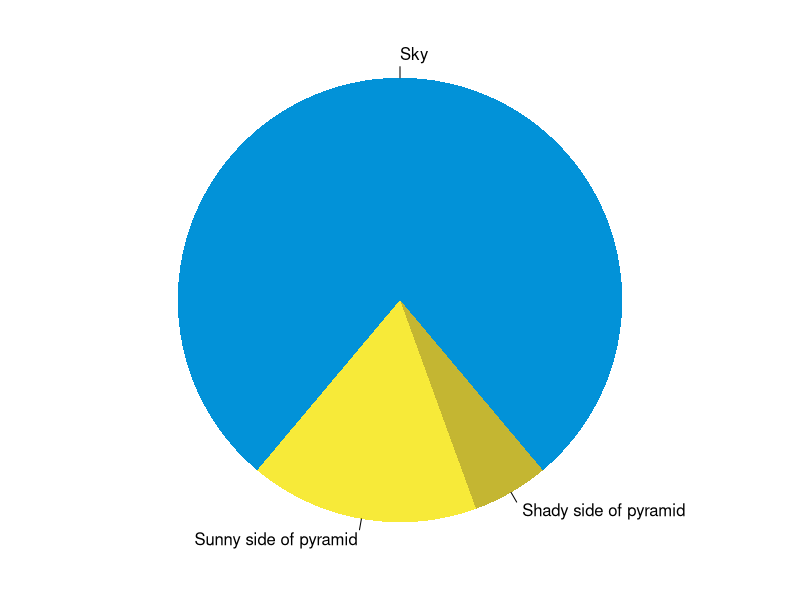
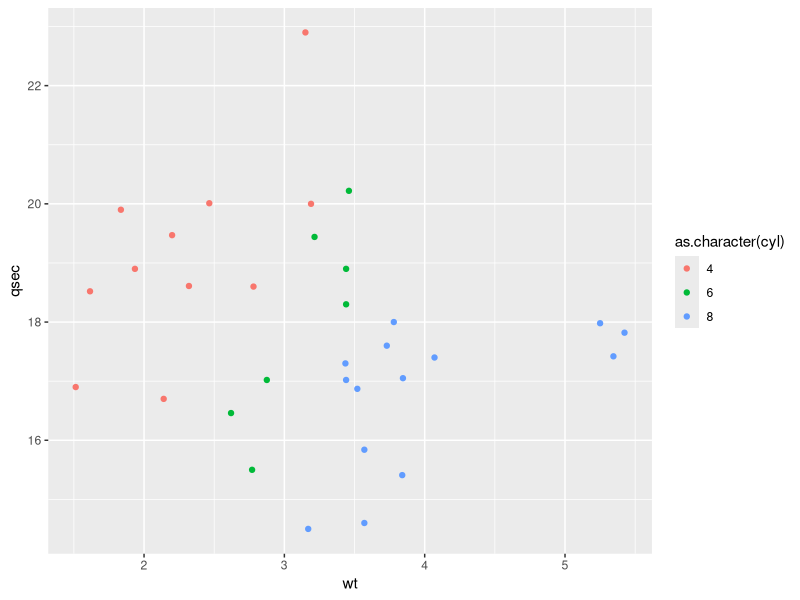

Generate these figures, in order, with R:
## ---- chunk 1
knitr::opts_chunk$set(collapse = TRUE,
                      fig.path = "static")
## ---- chunk 2
summary(cars)
fit <- lm(dist ~ speed, data = cars)
fit
## ---- chunk 3
par(mar = c(0, 1, 0, 1))
pie(
  c(280, 60, 20),
  c('Sky', 'Sunny side of pyramid', 'Shady side of pyramid'),
  col = c('#0292D8', '#F7EA39', '#C4B632'),
  init.angle = -50, border = NA
)
## ---- chunk 4
library(tidyverse)
mtcars %>%
  ggplot(aes(x = wt,
             y = qsec,
             color = as.character(cyl))) +
  geom_point()

